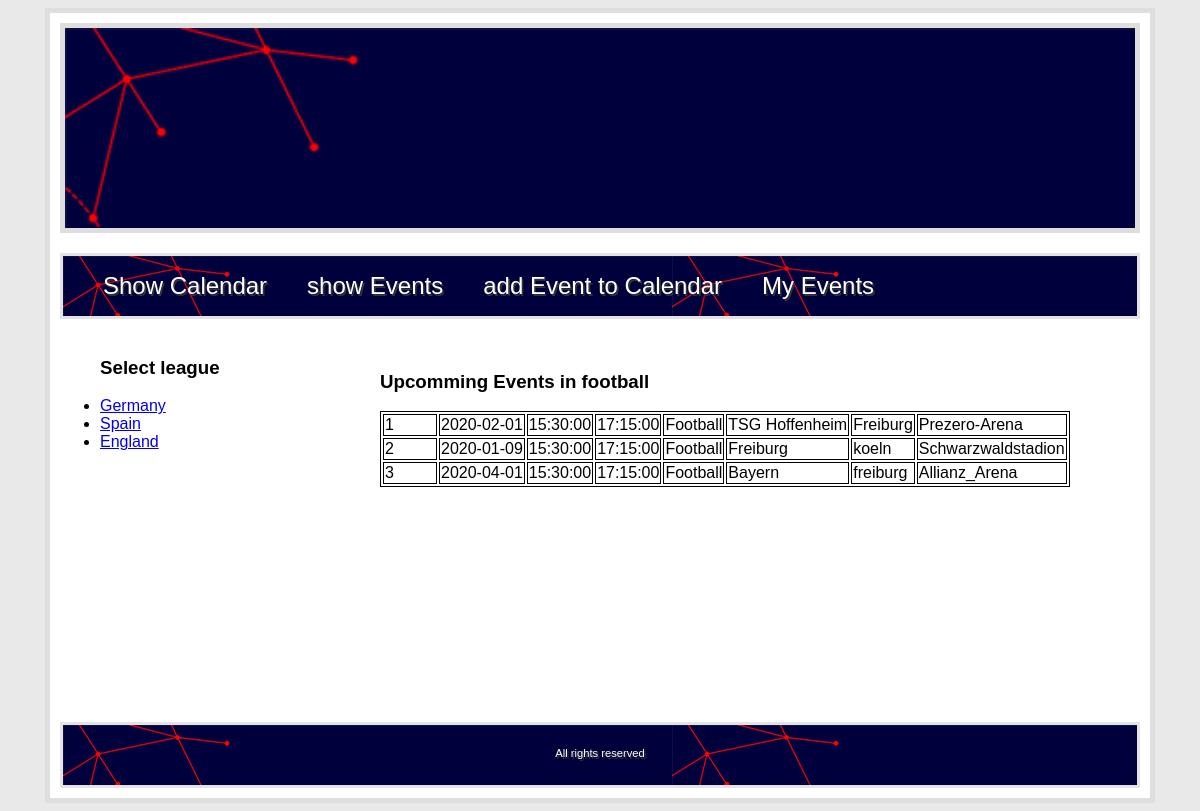
The app's page /football_events.php with its own data.
### tables this page shows
CREATE TABLE events (
	id 	INTEGER PRIMARY KEY NOT NULL AUTO_increment,  
   	db_date                 DATE NOT NULL,
    	starttime            	TIME NOT NULL,  
    	endtime               	TIME NOT NULL,  
    	category             	VARCHAR(100) NOT NULL,  
   	team_a               	VARCHAR(100) NOT NULL,  
    	team_b               	VARCHAR(100) NOT NULL,  
    	location              VARCHAR(100) NOT NULL  
);

### football_events.php (the view, shortened to what this page needs)
<?php
$content= '<table>
<h3>Upcomming Events in football</h3>';
$conn = mysqli_connect("localhost", "root", "", "testing");
$sql = "SELECT* from events where category like 'football'";
$result = $conn->query($sql);
if ($result->num_rows > 0) {
while($row = $result->fetch_assoc()) {
$content=$content . "<tr><td>" . $row["id"]. "</td><td>" . $row["db_date"] . "</td><td>". $row["starttime"] . "</td><td>". $row["endtime"] . "</td><td>". $row["category"] . "</td><td>". $row["team_a"] . "</td><td>". $row["team_b"] . "</td><td>"
. $row["location"]. "</td></tr>";
}
$content = $content . "</table>";
} else { echo "0 results"; }
$sidebar =  '<ul id="sidebar">
       <h3>Select league</h3>
                        <li><a href="#todo">Germany</a></li>
                        <li><a href="#todo">Spain</a></li>
                        <li><a href="#todo">England</a></li>
                </ul>';
include 'Template.php';
?>

### Styles/Stylesheet.css (style rules this page uses)
body { font-family: lucida grande ,tahoma,verdana,arial,sans-serif; background-color: #e9e9e9; }
#sidebar { float: left; height: 400px; text-decoration: none; }
#sidebar li { text-decoration: none; }
table, th, td { min-width: 50px; border: 1px solid black; }

### records on screen
events: id "1", db_date "2020-02-01", starttime "15:30:00", endtime "17:15:00", category "Football", team_a "TSG Hoffenheim", team_b "Freiburg", location "Prezero-Arena"
events: id "2", db_date "2020-01-09", starttime "15:30:00", endtime "17:15:00", category "Football", team_a "Freiburg", team_b "koeln", location "Schwarzwaldstadion"
events: id "3", db_date "2020-04-01", starttime "15:30:00", endtime "17:15:00", category "Football", team_a "Bayern", team_b "freiburg", location "Allianz_Arena"
